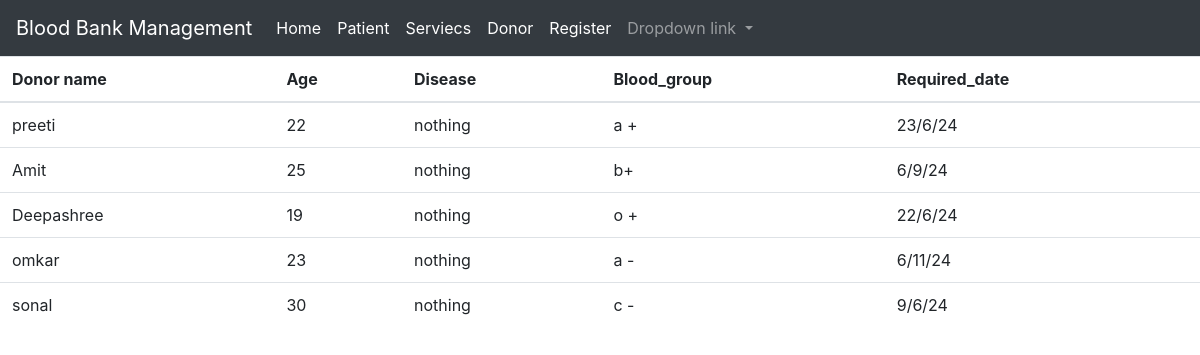
The page /donor/ on the database its author committed.
### application/models.py (models this page shows)
class Donor(models.Model):
    donor_name = models.CharField(max_length=255)
    age = models.CharField(max_length=255)
    disease = models.CharField(max_length=255)
    blood_group=models.CharField(max_length=255)
    r_date=models.CharField(max_length=255)

### application/views.py (the view)
# urls.py: path('donor/',views.donor,name="donor"),
def donor(request):
    f=Donor.objects.all()
    context ={'f':f}
    return render(request, 'donor.html',context)

### application/templates/donor.html (shortened to what this page needs)
<link rel="stylesheet" href="https://cdn.jsdelivr.net/npm/bootstrap@4.0.0/dist/css/bootstrap.min.css">
<nav class="navbar navbar-expand-lg navbar-dark bg-dark">
  <a class="navbar-brand" href="#">Blood Bank Management</a>
  <div class="collapse navbar-collapse" id="navbarNavDropdown">
    <ul class="navbar-nav">
      <li class="nav-item active">
        <a class="nav-link" href="/">Home<span class="sr-only">(current)</span></a>
      </li>
      <li class="nav-item active">
        <a class="nav-link" href="{% url 'patient' %}">Patient</a>
      </li>
      <li class="nav-item active">
        <a class="nav-link" href="{% url 'services' %}">Serviecs</a>
      </li>
      <li class="nav-item active">
        <a class="nav-link" href="{% url 'donor' %}">Donor</a>
      </li>
      <li class="nav-item active">
        <a class="nav-link" href="{% url 'register' %}">Register</a>
      </li>
      <li class="nav-item dropdown">
        <a class="nav-link dropdown-toggle" href="#" id="navbarDropdownMenuLink" data-toggle="dropdown" aria-haspopup="true" aria-expanded="false">
          Dropdown link
        </a>
      </li>
    </ul>
  </div>
</nav>
<body>
    <table class="table">
      <thead>
        <tr>
          <th scope="col">Donor name</th>
          <th scope="col">Age</th>
          <th scope="col">Disease</th>
          <th scope="col">Blood_group</th>
          <th scope="col">Required_date</th>
        </tr>
      </thead>
      <tbody>
        {% for i in f %}
        <tr>
          <td>{{i.donor_name}}</td>
          <td>{{i.age}}</td>
          <td>{{i.disease}}</td>
          <td>{{i.blood_group}}</td>
          <td>{{i.r_date}}</td>
        </tr>
        {% endfor %}
      </tbody>
    </table>
  </body>

### rows shown on the page
Donor: donor_name "preeti", age "22", disease "nothing", blood_group "a +", r_date "23/6/24"
Donor: donor_name "Amit", age "25", disease "nothing", blood_group "b+", r_date "6/9/24"
Donor: donor_name "Deepashree", age "19", disease "nothing", blood_group "o +", r_date "22/6/24"
Donor: donor_name "omkar", age "23", disease "nothing", blood_group "a -", r_date "6/11/24"
Donor: donor_name "sonal", age "30", disease "nothing", blood_group "c -", r_date "9/6/24"
